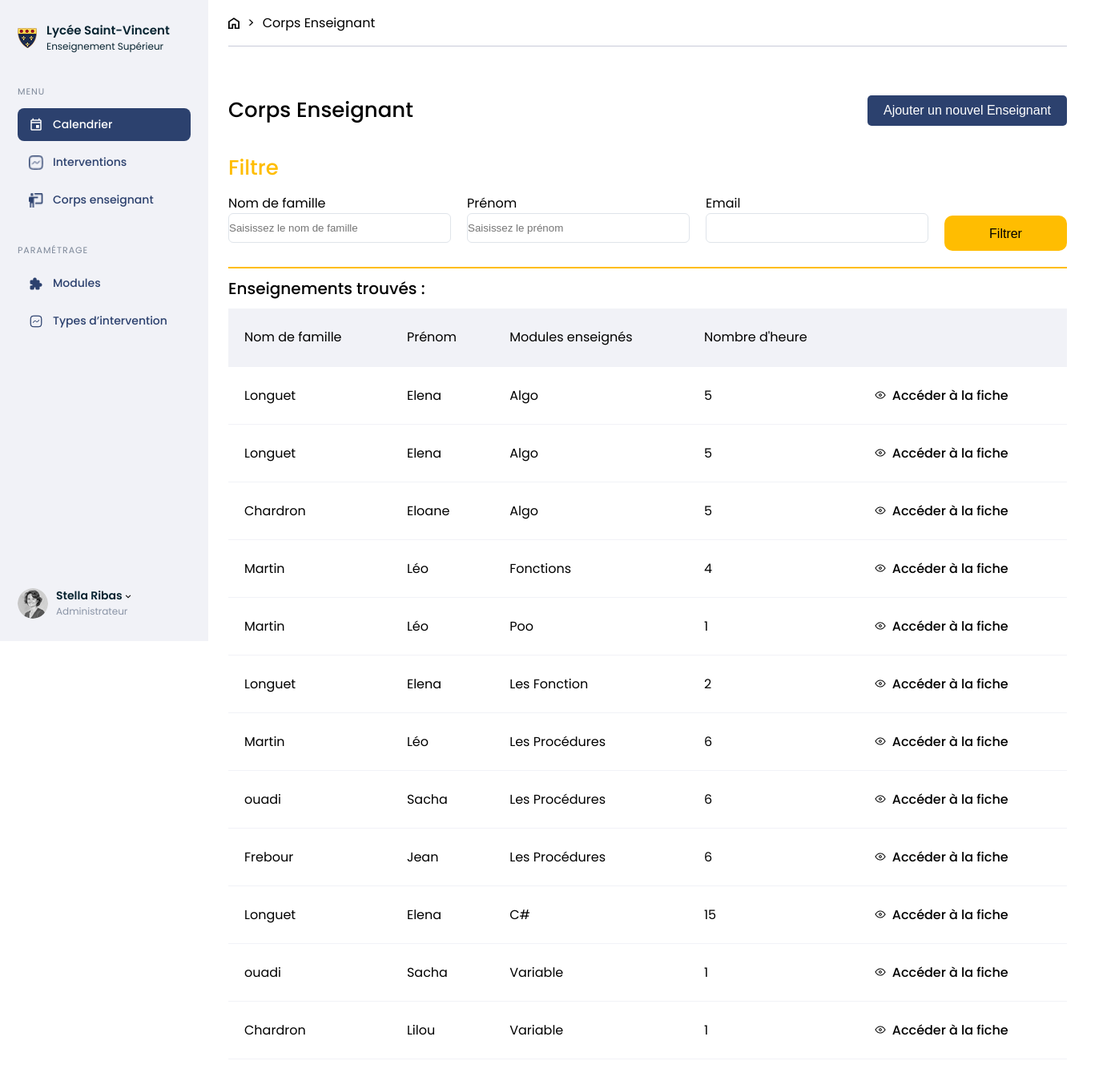
/Corps_enseignant.php, run on the app's committed database.
### tables this page shows
CREATE TABLE IF NOT EXISTS `user` (
  `id` int NOT NULL AUTO_INCREMENT,
  `role` varchar(255) NOT NULL,
  `email` varchar(255) NOT NULL,
  `last_name` varchar(255) NOT NULL,
  `first_name` varchar(255) NOT NULL,
  `password` varchar(255) NOT NULL,
  PRIMARY KEY (`id`)
);

CREATE TABLE IF NOT EXISTS `module` (
  `id` int NOT NULL AUTO_INCREMENT,
  `code` varchar(50) NOT NULL,
  `parent_id` int DEFAULT NULL,
  `name` varchar(255) NOT NULL,
  `description` text NOT NULL,
  `hours_count` int NOT NULL,
  `capstone_project` tinyint(1) NOT NULL,
  PRIMARY KEY (`id`),
  KEY `parent_id` (`parent_id`) USING BTREE
);

### public/Corps_enseignant.php (the view, shortened to what this page needs)
<!DOCTYPE html>
<html lang="fr">
<head>
    <link rel="stylesheet" href="style.css">
</head>
<body>
    <nav>
        <?php require_once('Menu_gestion_licence.php'); ?>
    </nav>
    <section class="teaching_staff">
        <div class="breadcrumb">
            <img src="assets/home.png" alt="">
            <p>></p>
            <p>Corps Enseignant</p>
        </div>
        <section class="titles-page">
            <div class="align">
                <h3>Corps Enseignant</h3>
                <div class="button">
                    <button command="show-modal" commandfor="dialog" class="blue-button">Ajouter un nouvel Enseignant</button>
                </div>
                                    <?php
                                    require_once "Connexion.php";
                                    ?>
            </div>
            <form method="post" action="">
                <h3 class="yellow">Filtre</h3>
                <div class="filter-row">
                    <div class="filter-column">
                        <label name="last_name">Nom de famille</label>
                        <input type="text" name="last_name" placeholder="Saisissez le nom de famille">
                    </div>
                    <div class="filter-column">
                        <label name="first_name">Prénom</label>
                        <input type="text" name="first_name" placeholder="Saisissez le prénom">
                    </div>
                    <div class="filter-column">
                        <label name="email">Email</label>
                        <input type="email" name="email">
                    </div>
                    <button class="yellow-button">Filtrer</button>
                </div>
            </form>
            <h4>Enseignements trouvés : </h4>
            <table class="table">
                <tr class="columns">
                    <td>Nom de famille</td>
                    <td>Prénom</td>
                    <td>Modules enseignés</td>
                    <td>Nombre d'heure</td>
                    <td></td>
                </tr>
                <?php
                if (!empty($_POST["first_name"] && !empty($_POST["last_name"]) && !empty($_POST["email"]))){
                    $filtre_prenom = $_POST["first_name"];
                    $filtre_nom = $_POST["last_name"];
                    $filtre_email = $_POST["email"];
                    $requete = $con->prepare("SELECT u.first_name, u.last_name,m.name AS module, m.hours_count FROM instructor i JOIN user u ON i.user_id =u.id JOIN instructor_module im ON im.instructor_id = i.id JOIN module m ON im.module_id = m.id WHERE u.first_name = :first_name AND u.last_name = :last_name AND u.email = :email");
                    $requete->bindParam(':first_name', $filtre_prenom);
                    $requete->bindParam(':last_name', $filtre_nom);
                    $requete->bindParam(':email', $filtre_email);
                    $requete->execute();
                    $contenu = $requete->fetchAll(\PDO::FETCH_ASSOC);
                    echo "<tr>";
                    echo "<td>". $contenu[0]["last_name"]. "</td>";
                    echo"<td>". $contenu[0]["first_name"]. "</td>";
                    echo"<td>". $contenu[0]['module']. "</td>";
                    echo"<td>". $contenu[0]['hours_count']. "</td>";
                    ?><td class="table_align"><img src="assets/Oeil.png" alt="">
                    <a href="">Accéder à la fiche</a></td>
                    <?php
                    echo "</tr>";
                }
                else {
                    $requete = $con->prepare("SELECT u.first_name, u.last_name,m.name AS module, m.hours_count FROM instructor i JOIN user u ON i.user_id =u.id JOIN instructor_module im ON im.instructor_id = i.id JOIN module m ON im.module_id = m.id");
                    $requete->execute();
                    $contenu = $requete->fetchAll(\PDO::FETCH_ASSOC);
                    foreach ($contenu as $valeurs=>$element) {
                        echo "<tr>";
                        echo "<td>". $element["last_name"]. "</td>";
                        echo"<td>". $element["first_name"]. "</td>";
                        echo"<td>". $element['module']. "</td>";
                        echo"<td>". $element['hours_count']. "</td>";
                        ?><td class="table_align"><img src="assets/Oeil.png" alt="">
                        <a href="">Accéder à la fiche</a></td>
                        <?php
                        echo "</tr>";
                    }
                }
                ?>
            </table>
        </section>
    </section>
</body>
</html>

### public/style.css (style rules this page uses)
.yellow { color: #FFBD01; font-family: Poppins; font-weight: bold; font-style: Medium; font-size: 20px; line-height: 24px; letter-spacing: 0px; }
.filter-column { display: flex; flex-direction: column ; width: 278px; }
.filter-row { display: flex; justify-content: flex-start; flex-direction: row; gap: 20px; align-items: flex-end; border-bottom: #FFBD01 2px solid; padding-bottom: 20px; }
.yellow-button { background-color: #FFBD01; border: none; border-radius: 10px; width: 153px; padding: 14px 20px; cursor: pointer; height: 44px; }
p, h3 { margin: 0; }
tr { border-bottom: 1px solid #F1F2F7; height: 72px; }
.table_align { display: flex; align-items: center; padding-top: 23px; }
.table_align img { padding-right: 7px; }
.table_align a { text-decoration: none; color: black; }
nav { width: 240px; background-color: #F1F2F7; height: 100vh; }
.breadcrumb { display: inline-flex; height: 57px; width: 100%; align-items: center; gap: 10px; border-bottom: 1px solid #C8CBD9; }
.breadcrumb img { width: 14px; height: 14px; }
body { display: flex; margin: 0; }
.titles-page h3 { font-size: 26px; font-weight: 500; margin: 20px 0px; }
.titles-page h4 { font-size: 20px; font-weight: 500; margin: 10px 0px; }
.blue-button { padding: 10px 20px; background-color: #2C416E; color: white; text-align: center; border-radius: 5px; display: inline-block; border: unset; }
.align { display: flex; justify-content: space-between; align-items: center; margin-top: 40px; }
td { padding: 17px 20px; }
table { width: 100%; border-collapse: collapse; }
.columns { background-color: #F1F2F7; }
* { box-sizing: 0; }
form { margin-top: 20px; }
label { font-weight: 400; font-size: 16px; }
form { width: 100%; }
input, select { padding: 10px 0px; border: 1px solid #DFE4EA; border-radius: 6px; margin-bottom: 10px; }
button { font-weight: 500; font-size: 16px; }
a { text-decoration: none; color: black; font-weight: 500; }
.teaching_staff { padding: 0px 45px 45px 45px; font-family: Poppins; }

### data on the page
user: last_name "Longuet", first_name "Elena", module.name "Algo", module.hours_count "5", module.name "Les Fonction", module.hours_count "2", module.name "C#", module.hours_count "15"
user: last_name "Chardron", first_name "Eloane", module.name "Algo", module.hours_count "5"
user: last_name "Martin", first_name "Léo", module.name "Fonctions", module.hours_count "4", module.name "Poo", module.hours_count "1", module.name "Les Procédures", module.hours_count "6"
user: last_name "ouadi", first_name "Sacha", module.name "Les Procédures", module.hours_count "6", module.name "Variable", module.hours_count "1"
user: last_name "Frebour", first_name "Jean", module.name "Les Procédures", module.hours_count "6"
user: last_name "Chardron", first_name "Lilou", module.name "Variable", module.hours_count "1"
